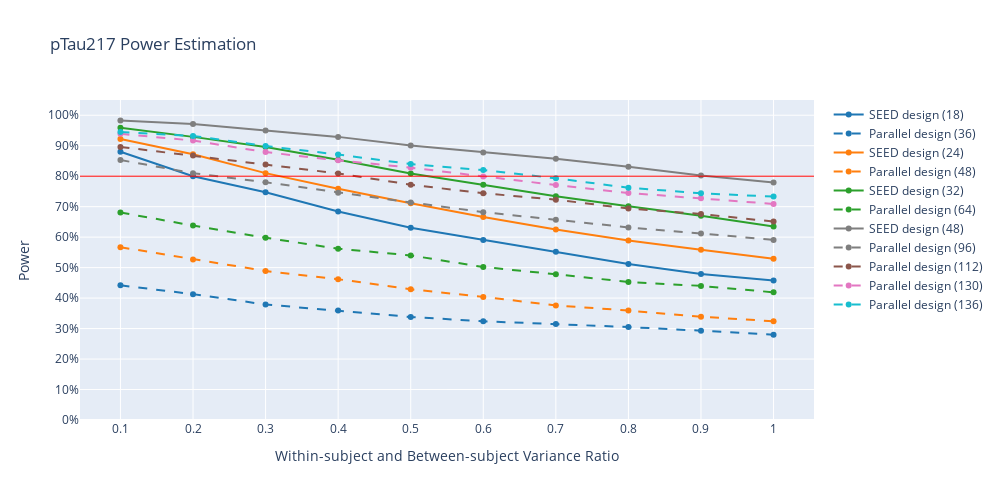

Here is the notebook cell this chart was saved with:
### Code cell
fig = go.Figure()

colors = ["#1f77b4", "#ff7f0e", "#2ca02c", "#d62728", "#9467bd", "#8c564b", "#e377c2", "#7f7f7f", "#17becf"]
sample_sizes = [18, 24, 32, 36, 48, 64, 96, 112, 136]
exp_types = ["Crossover design", "Parallel design"]

config_pairs = [
    ("SEED design",      18, "#1f77b4"),
    ("Parallel design",  36, "#1f77b4"),
    ("SEED design",      24, "#ff7f0e"),
    ("Parallel design",  48, "#ff7f0e"),
    ("SEED design",      32, "#2ca02c"),
    ("Parallel design",  64, "#2ca02c"),
    ("SEED design",      48, "#7f7f7f"),
    ("Parallel design",  96, "#7f7f7f"),
    ("Parallel design", 112, "#8c564b"),
    ("Parallel design", 130, "#e377c2"),
    ("Parallel design", 136, "#17becf"),
]


for exp_type, sample_size, color in config_pairs:
    data = df[(df["sample_size"] == sample_size) & (df["Experiment type"] == exp_type)]
    if data.empty:
        continue

    linestyle = "dash" if exp_type == "Parallel design" else None
    label = f"{exp_type} ({sample_size})"  # Combine design and sample size
    if linestyle:
        fig.add_trace(go.Scatter(x=data["Ratio"], y=data["Percentage"], name=label,
                                 line=dict(color=color, width=2,
                                      dash='dash') # dash options include 'dash', 'dot', and 'dashdot'
        ))
    else:
        fig.add_trace(go.Scatter(x=data["Ratio"], y=data["Percentage"], name=label,
                                 line=dict(color=color, width=2) 
        ))
fig.add_hline(y=0.8, line=dict(color="red", width=1))
# Edit the layout
fig.update_layout(
        title=dict(
            text='pTau217 Power Estimation'
        ),
        xaxis=dict(
            title='Within-subject and Between-subject Variance Ratio',
            tickmode = 'linear',
            tick0 = 0.0,
            dtick = 0.1,
        ),
        yaxis=dict(
            title='Power',
            tickformat='.0%',
            tick0 = 0.0,
            dtick = 0.1,
            range = [0,1.05]
        ),
        width=1000,
        height=500,
)
pio.write_image(fig, './figs/multiratio_simulation.png',scale=4, width=1000, height=500)
fig.show()

### Figure 1 — Plotly figure (JSON) as saved in the notebook; plotly's stock layout.template omitted (floating-point values rounded to 4 significant figures)
{"data": [{"line": {"color": "#1f77b4", "width": 2}, "name": "SEED design (18)", "type": "scatter", "x": [0.1, 0.2, 0.3, 0.4, 0.5, 0.6, 0.7, 0.8, 0.9, 1.0], "y": [0.88, 0.8, 0.747, 0.684, 0.631, 0.591, 0.552, 0.512, 0.479, 0.458]}, {"line": {"color": "#1f77b4", "dash": "dash", "width": 2}, "name": "Parallel design (36)", "type": "scatter", "x": [0.1, 0.2, 0.3, 0.4, 0.5, 0.6, 0.7, 0.8, 0.9, 1.0], "y": [0.442, 0.413, 0.379, 0.359, 0.338, 0.324, 0.315, 0.305, 0.293, 0.28]}, {"line": {"color": "#ff7f0e", "width": 2}, "name": "SEED design (24)", "type": "scatter", "x": [0.1, 0.2, 0.3, 0.4, 0.5, 0.6, 0.7, 0.8, 0.9, 1.0], "y": [0.922, 0.872, 0.81, 0.759, 0.711, 0.666, 0.625, 0.589, 0.559, 0.529]}, {"line": {"color": "#ff7f0e", "dash": "dash", "width": 2}, "name": "Parallel design (48)", "type": "scatter", "x": [0.1, 0.2, 0.3, 0.4, 0.5, 0.6, 0.7, 0.8, 0.9, 1.0], "y": [0.567, 0.527, 0.489, 0.462, 0.429, 0.404, 0.376, 0.359, 0.339, 0.324]}, {"line": {"color": "#2ca02c", "width": 2}, "name": "SEED design (32)", "type": "scatter", "x": [0.1, 0.2, 0.3, 0.4, 0.5, 0.6, 0.7, 0.8, 0.9, 1.0], "y": [0.959, 0.929, 0.896, 0.854, 0.809, 0.772, 0.734, 0.701, 0.67, 0.635]}, {"line": {"color": "#2ca02c", "dash": "dash", "width": 2}, "name": "Parallel design (64)", "type": "scatter", "x": [0.1, 0.2, 0.3, 0.4, 0.5, 0.6, 0.7, 0.8, 0.9, 1.0], "y": [0.681, 0.638, 0.598, 0.562, 0.54, 0.502, 0.478, 0.453, 0.44, 0.419]}, {"line": {"color": "#7f7f7f", "width": 2}, "name": "SEED design (48)", "type": "scatter", "x": [0.1, 0.2, 0.3, 0.4, 0.5, 0.6, 0.7, 0.8, 0.9, 1.0], "y": [0.983, 0.971, 0.95, 0.929, 0.901, 0.878, 0.857, 0.831, 0.802, 0.779]}, {"line": {"color": "#7f7f7f", "dash": "dash", "width": 2}, "name": "Parallel design (96)", "type": "scatter", "x": [0.1, 0.2, 0.3, 0.4, 0.5, 0.6, 0.7, 0.8, 0.9, 1.0], "y": [0.853, 0.81, 0.78, 0.746, 0.714, 0.682, 0.657, 0.632, 0.612, 0.591]}, {"line": {"color": "#8c564b", "dash": "dash", "width": 2}, "name": "Parallel design (112)", "type": "scatter", "x": [0.1, 0.2, 0.3, 0.4, 0.5, 0.6, 0.7, 0.8, 0.9, 1.0], "y": [0.896, 0.868, 0.838, 0.809, 0.772, 0.744, 0.723, 0.694, 0.676, 0.651]}, {"line": {"color": "#e377c2", "dash": "dash", "width": 2}, "name": "Parallel design (130)", "type": "scatter", "x": [0.1, 0.2, 0.3, 0.4, 0.5, 0.6, 0.7, 0.8, 0.9, 1.0], "y": [0.939, 0.917, 0.879, 0.852, 0.828, 0.799, 0.771, 0.745, 0.728, 0.709]}, {"line": {"color": "#17becf", "dash": "dash", "width": 2}, "name": "Parallel design (136)", "type": "scatter", "x": [0.1, 0.2, 0.3, 0.4, 0.5, 0.6, 0.7, 0.8, 0.9, 1.0], "y": [0.945, 0.932, 0.899, 0.871, 0.84, 0.82, 0.793, 0.762, 0.744, 0.733]}], "layout": {"height": 500, "shapes": [{"line": {"color": "red", "width": 1}, "type": "line", "x0": 0, "x1": 1, "xref": "x domain", "y0": 0.8, "y1": 0.8, "yref": "y"}], "title": {"text": "pTau217 Power Estimation"}, "width": 1000, "xaxis": {"dtick": 0.1, "tick0": 0, "tickmode": "linear", "title": {"text": "Within-subject and Between-subject Variance Ratio"}}, "yaxis": {"dtick": 0.1, "range": [0, 1.05], "tick0": 0, "tickformat": ".0%", "title": {"text": "Power"}}}}
